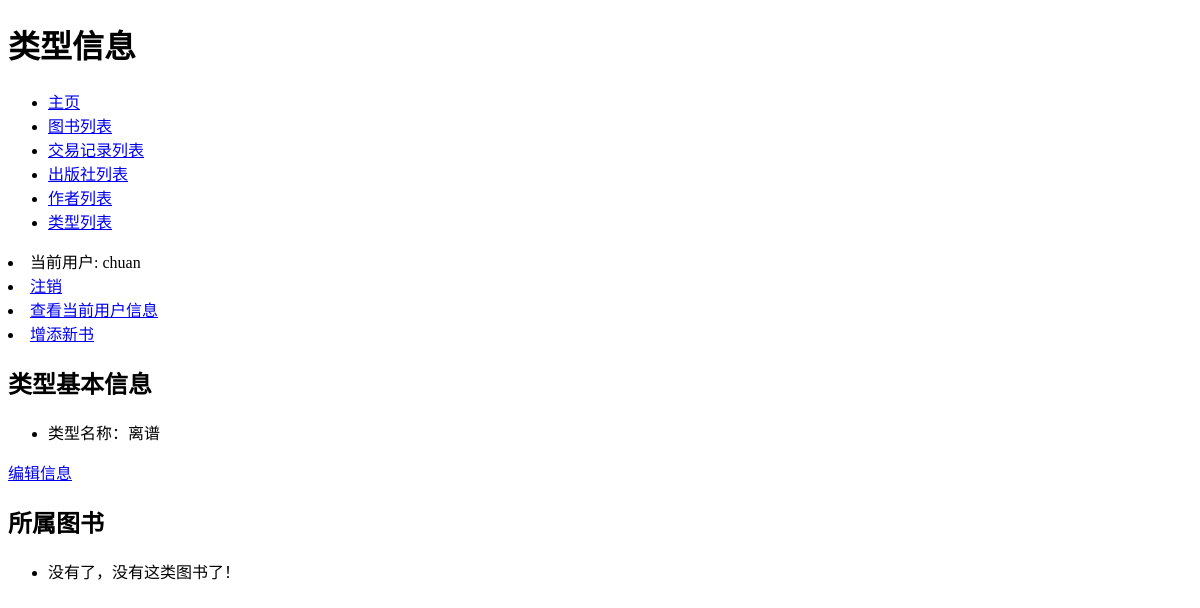
/bookstore/categories/1/ (signed in), run on an earlier commit of the app's database.
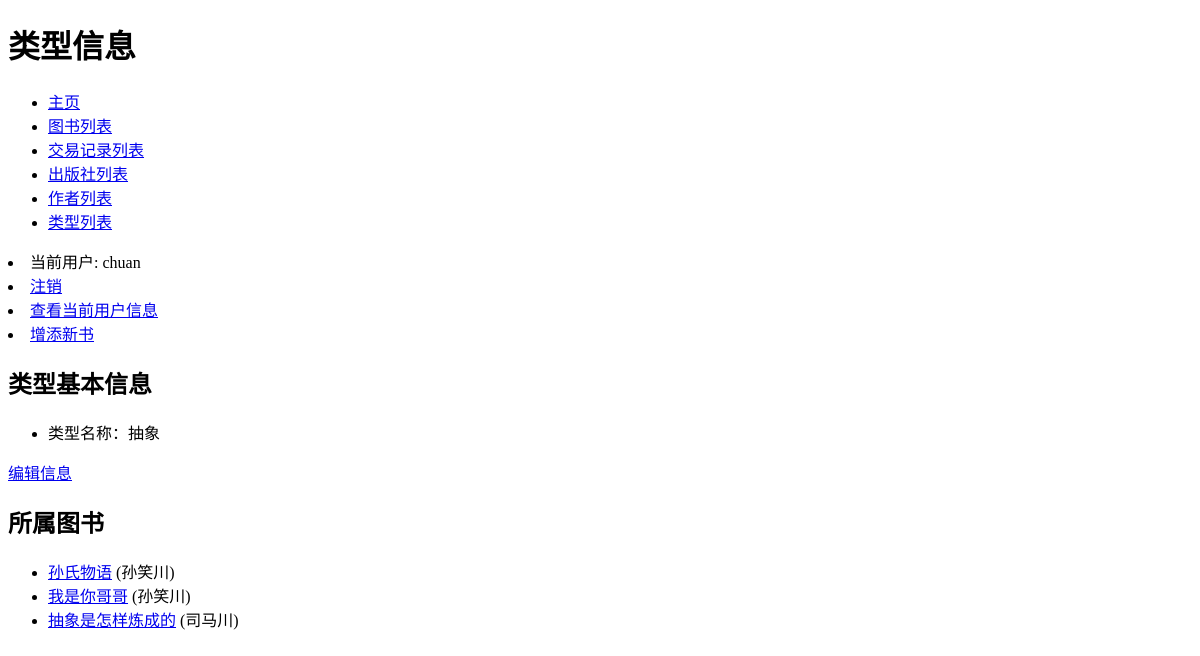
And on a later commit of the database.
### bookstore/models.py (models this page shows, shortened)
class Category(models.Model):
    name = models.CharField(max_length=10, verbose_name='类别')
    class Meta:
        verbose_name = '类别'
        verbose_name_plural = '类别'
        ordering = ['name', ]

class Book(models.Model):
    ISBN = models.CharField(max_length=13, verbose_name='ISBN号', help_text='请输入纯数字ISBN（不带横杠）', validators=
                            [vl.RegexValidator(regex='^\d{13}$', message='请确保ISBN格式正确！')])
    name = models.CharField(max_length=50, verbose_name='书名')
    language = models.CharField(max_length=10, verbose_name='语言', default='汉语')
    author = models.ManyToManyField(Author, verbose_name='作者')
    publisher = models.ForeignKey(Publisher, on_delete=models.DO_NOTHING, verbose_name='出版社')
    price = models.DecimalField(max_digits=5, decimal_places=2, verbose_name='售价', validators=
                                [vl.MaxValueValidator(999.99, message='最高999.99元'),
                                 vl.MinValueValidator(0.01, message='最低0.01元')])
    inventory = models.IntegerField(verbose_name='当前库存', validators=[vl.MinValueValidator(0)], default=0)
    category = models.ManyToManyField(Category, verbose_name='类别')
    summary = models.CharField(max_length=100, verbose_name='简介', default='懒狗管理员没有留下任何摘要，是不是可以爬了？')
    class Meta:
        verbose_name = '图书信息'
        verbose_name_plural = '图书信息'
        ordering = ['name', 'publisher', ]
    def get_absolute_url(self):
        return reverse('related_transaction', args=[str(self.id)])
    def get_author(self):
        return '，'.join([a.name for a in self.author.order_by('name')])

class Author(models.Model):
    name = models.CharField(max_length=30, verbose_name='作者姓名')
    class Meta:
        verbose_name = '作者'
        verbose_name_plural = '作者'
        ordering = ['name', ]

### bookstore/views.py (the view)
# urls.py: path('categories/<int:cid>/', views.cat_books, name='cat_books'),
@login_required
def cat_books(request, cid):
    cat = get_object_or_404(Category, id=cid)
    cat_books = cat.book_set.filter(category=cat)
    return render(request, 'bookstore/cat_books.html', {'category': cat, 'cat_books': cat_books})

### bookstore/templates/bookstore/cat_books.html
{% extends 'base.html' %}
{% block title %}<h1 class="my-con1">类型信息</h1>{% endblock %}
{% block content %}
    <div class="body">
        <h2 class="title-style">类型基本信息</h2>
        <ul class="b1">
        <li>类型名称：{{ category.name }}</li>
        </ul>
        <a href="{% url 'cat_update' category.id %}" class="m1">编辑信息</a>
        <h2 class="title-style">所属图书</h2>
        <ul class="b1">
        {% for book in cat_books %}
        <li>
          <a href="{{ book.get_absolute_url }}">{{ book.name }}</a> ({{book.get_author}})
        </li>
        {% empty %}
        <li>
            没有了，没有这类图书了！
        </li>
        {% endfor %}
        </ul>
    </div>
{% endblock %}

What changed in the data, as far as the page shows it:
changed Category: name "离谱" → "抽象"
now on this page (row unchanged): Book: name "孙氏物语", get_author "孙笑川"
now on this page (row unchanged): Book: name "我是你哥哥", get_author "孙笑川"
now on this page (row unchanged): Book: name "抽象是怎样炼成的", get_author "司马川"
Also different on the page:
text no longer shown: "没有了，没有这类图书了！"
